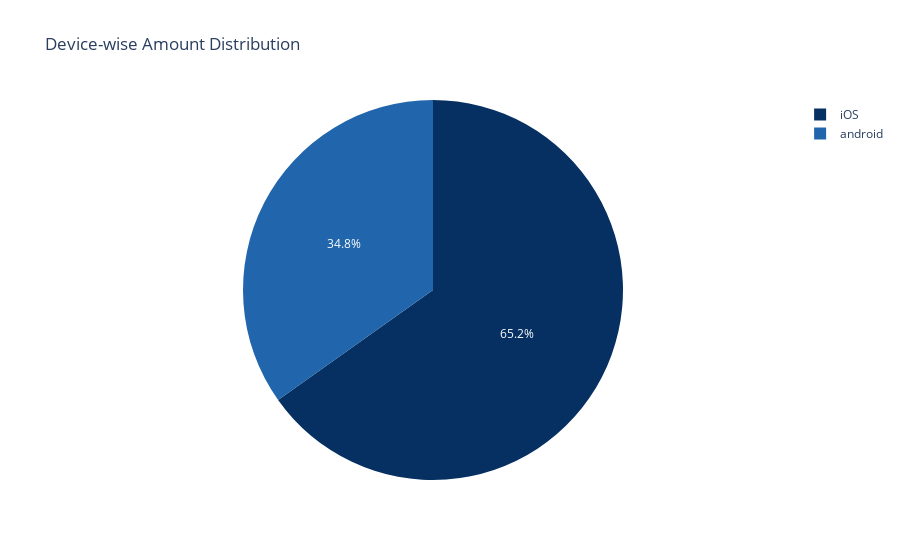

Notebook source saved alongside this figure:
### Code cell
px.pie(df_device, values='amount', names='device', color_discrete_sequence=px.colors.sequential.RdBu_r, title='Device-wise Amount Distribution')

### Figure 1 — Plotly figure (JSON) as saved in the notebook; plotly's stock layout.template omitted (floating-point values rounded to 4 significant figures)
{"data": [{"domain": {"x": [0, 1], "y": [0, 1]}, "hovertemplate": "device=%{label}<br>amount=%{value}<extra></extra>", "labels": ["iOS", "android"], "legendgroup": "", "name": "", "showlegend": true, "type": "pie", "values": [530525, 283545]}], "layout": {"legend": {"tracegroupgap": 0}, "piecolorway": ["rgb(5,48,97)", "rgb(33,102,172)", "rgb(67,147,195)", "rgb(146,197,222)", "rgb(209,229,240)", "rgb(247,247,247)", "rgb(253,219,199)", "rgb(244,165,130)", "rgb(214,96,77)", "rgb(178,24,43)", "rgb(103,0,31)"], "title": {"text": "Device-wise Amount Distribution"}}}
